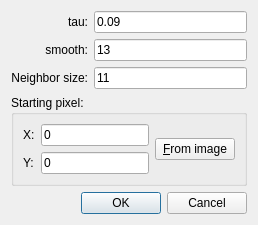
<?xml version="1.0" encoding="UTF-8"?>
<ui version="4.0">
 <class>DlgUnwrap</class>
 <widget class="QDialog" name="DlgUnwrap">
  <property name="geometry">
   <rect>
    <x>0</x>
    <y>0</y>
    <width>335</width>
    <height>250</height>
   </rect>
  </property>
  <property name="windowTitle">
   <string>Phase unwrapping parameters</string>
  </property>
  <layout class="QVBoxLayout" name="verticalLayout">
   <property name="sizeConstraint">
    <enum>QLayout::SetFixedSize</enum>
   </property>
   <item>
    <layout class="QGridLayout" name="gridLayout">
     <item row="0" column="0">
      <widget class="QLabel" name="label">
       <property name="text">
        <string>tau:</string>
       </property>
       <property name="alignment">
        <set>Qt::AlignRight|Qt::AlignTrailing|Qt::AlignVCenter</set>
       </property>
      </widget>
     </item>
     <item row="0" column="1">
      <widget class="QLineEdit" name="lineTau">
       <property name="text">
        <string>0.09</string>
       </property>
      </widget>
     </item>
     <item row="1" column="0">
      <widget class="QLabel" name="label_2">
       <property name="text">
        <string>smooth:</string>
       </property>
       <property name="alignment">
        <set>Qt::AlignRight|Qt::AlignTrailing|Qt::AlignVCenter</set>
       </property>
      </widget>
     </item>
     <item row="1" column="1">
      <widget class="QLineEdit" name="lineSmooth">
       <property name="text">
        <string>13</string>
       </property>
      </widget>
     </item>
     <item row="2" column="0">
      <widget class="QLabel" name="label_3">
       <property name="text">
        <string>Neighbor size:</string>
       </property>
       <property name="alignment">
        <set>Qt::AlignRight|Qt::AlignTrailing|Qt::AlignVCenter</set>
       </property>
      </widget>
     </item>
     <item row="2" column="1">
      <widget class="QLineEdit" name="lineNeighbor">
       <property name="text">
        <string>11</string>
       </property>
      </widget>
     </item>
    </layout>
   </item>
   <item>
    <widget class="QGroupBox" name="groupBox">
     <property name="title">
      <string>Starting pixel:</string>
     </property>
     <property name="flat">
      <bool>false</bool>
     </property>
     <layout class="QHBoxLayout" name="horizontalLayout">
      <item>
       <layout class="QGridLayout" name="gridLayout_2">
        <item row="0" column="1">
         <widget class="QLineEdit" name="linePixelX">
          <property name="text">
           <string>0</string>
          </property>
         </widget>
        </item>
        <item row="2" column="0">
         <widget class="QLabel" name="label_5">
          <property name="text">
           <string>Y:</string>
          </property>
         </widget>
        </item>
        <item row="2" column="1">
         <widget class="QLineEdit" name="linePixelY">
          <property name="text">
           <string>0</string>
          </property>
         </widget>
        </item>
        <item row="0" column="0">
         <widget class="QLabel" name="label_4">
          <property name="text">
           <string>X:</string>
          </property>
         </widget>
        </item>
       </layout>
      </item>
      <item>
       <widget class="QPushButton" name="pushFromImage">
        <property name="text">
         <string>&amp;From image</string>
        </property>
       </widget>
      </item>
     </layout>
    </widget>
   </item>
   <item>
    <widget class="QDialogButtonBox" name="btnAceptCancel">
     <property name="orientation">
      <enum>Qt::Horizontal</enum>
     </property>
     <property name="standardButtons">
      <set>QDialogButtonBox::Cancel|QDialogButtonBox::Ok</set>
     </property>
    </widget>
   </item>
  </layout>
 </widget>
 <tabstops>
  <tabstop>lineTau</tabstop>
  <tabstop>lineSmooth</tabstop>
  <tabstop>lineNeighbor</tabstop>
  <tabstop>linePixelX</tabstop>
  <tabstop>linePixelY</tabstop>
  <tabstop>pushFromImage</tabstop>
  <tabstop>btnAceptCancel</tabstop>
 </tabstops>
 <resources/>
 <connections>
  <connection>
   <sender>btnAceptCancel</sender>
   <signal>accepted()</signal>
   <receiver>DlgUnwrap</receiver>
   <slot>accept()</slot>
   <hints>
    <hint type="sourcelabel">
     <x>248</x>
     <y>254</y>
    </hint>
    <hint type="destinationlabel">
     <x>157</x>
     <y>274</y>
    </hint>
   </hints>
  </connection>
  <connection>
   <sender>btnAceptCancel</sender>
   <signal>rejected()</signal>
   <receiver>DlgUnwrap</receiver>
   <slot>reject()</slot>
   <hints>
    <hint type="sourcelabel">
     <x>316</x>
     <y>260</y>
    </hint>
    <hint type="destinationlabel">
     <x>286</x>
     <y>274</y>
    </hint>
   </hints>
  </connection>
 </connections>
</ui>
